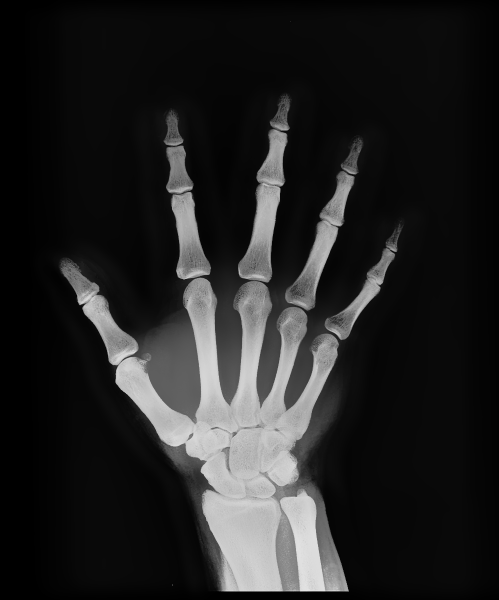
#> input picture examples/0 hand-x-raybilateral.png, 998 x 1200 px (shown at 1/2 size); its folder holds only this picture in this run
$ python -i enhanceLib.py   (imports and definitions only)   (older library calls are emulated)
#> lines starting #> are read from the running program, lines starting #| are printed output that depends on the picture; after the words box and inside, x2 and y2 are one past the last pixel; in counts of white or black regions, pixels touching at a corner belong together
# [19 lines left out: function findEnhancer, not called in this run]


##  Histogram Equalization ##

import numpy as np
from skimage import exposure as ex


# [19 lines left out: function he, not called in this run]


## Dynamic Histogram Equalization ##

import matplotlib
import scipy
import numpy as np


# [91 lines left out: functions build_is_hist, dhe, not called in this run]


## Ying2017 ##

import scipy
import numpy as np
import cv2
from PIL import Image
import math


def computeTextureWeights(fin, sigma, sharpness):
    dt0_v = np.vstack((np.diff(fin, n=1, axis=0), fin[0,:]-fin[-1,:]))
    dt0_h = np.vstack((np.diff(fin, n=1, axis=1).conj().T, fin[:,0].conj().T-fin[:,-1].conj().T)).conj().T

    gauker_h = scipy.signal.convolve2d(dt0_h, np.ones((1,sigma)), mode='same')
    gauker_v = scipy.signal.convolve2d(dt0_v, np.ones((sigma,1)), mode='same')

    W_h = 1/(np.abs(gauker_h)*np.abs(dt0_h)+sharpness)
    W_v = 1/(np.abs(gauker_v)*np.abs(dt0_v)+sharpness)

    return  W_h, W_v

def solveLinearEquation(IN, wx, wy, lamda):
    [r, c] = IN.shape
    k = r * c
    dx =  -lamda * wx.flatten('F')
    dy =  -lamda * wy.flatten('F')
    tempx = np.roll(wx, 1, axis=1)
    tempy = np.roll(wy, 1, axis=0)
    dxa = -lamda *tempx.flatten('F')
    dya = -lamda *tempy.flatten('F')
    tmp = wx[:,-1]
    tempx = np.concatenate((tmp[:,None], np.zeros((r,c-1))), axis=1)
    tmp = wy[-1,:]
    tempy = np.concatenate((tmp[None,:], np.zeros((r-1,c))), axis=0)
    dxd1 = -lamda * tempx.flatten('F')
    dyd1 = -lamda * tempy.flatten('F')

    wx[:,-1] = 0
    wy[-1,:] = 0
    dxd2 = -lamda * wx.flatten('F')
    dyd2 = -lamda * wy.flatten('F')

    Ax = scipy.sparse.spdiags(np.concatenate((dxd1[:,None], dxd2[:,None]), axis=1).T, np.array([-k+r,-r]), k, k)
    Ay = scipy.sparse.spdiags(np.concatenate((dyd1[None,:], dyd2[None,:]), axis=0), np.array([-r+1,-1]), k, k)
    D = 1 - ( dx + dy + dxa + dya)
    A = ((Ax+Ay) + (Ax+Ay).conj().T + scipy.sparse.spdiags(D, 0, k, k)).T

    tin = IN[:,:]
    tout = scipy.sparse.linalg.spsolve(A, tin.flatten('F'))
    OUT = np.reshape(tout, (r, c), order='F')

    return OUT


def tsmooth(img, lamda=0.01, sigma=3.0, sharpness=0.001):
    I = cv2.normalize(img.astype('float64'), None, 0.0, 1.0, cv2.NORM_MINMAX)
    x = np.copy(I)
    wx, wy = computeTextureWeights(x, sigma, sharpness)
    S = solveLinearEquation(I, wx, wy, lamda)
    return S

def rgb2gm(I):
    if (I.shape[2] == 3):
        I = cv2.normalize(I.astype('float64'), None, 0.0, 1.0, cv2.NORM_MINMAX)
        I = np.abs((I[:,:,0]*I[:,:,1]*I[:,:,2]))**(1/3)

    return I

def applyK(I, k, a=-0.3293, b=1.1258):
    f = lambda x: np.exp((1-x**a)*b)
    beta = f(k)
    gamma = k**a
    J = (I**gamma)*beta
    return J

def entropy(X):
    tmp = X * 255
    tmp[tmp > 255] = 255
    tmp[tmp<0] = 0
    tmp = tmp.astype(np.uint8)
    _, counts = np.unique(tmp, return_counts=True)
    pk = np.asarray(counts)
    pk = 1.0*pk / np.sum(pk, axis=0)
    S = -np.sum(pk * np.log2(pk), axis=0)
    return S

def maxEntropyEnhance(I, isBad, a=-0.3293, b=1.1258):
    # Esatimate k
    tmp = cv2.resize(I, (50,50), interpolation=cv2.INTER_AREA)
    tmp[tmp<0] = 0
    tmp = tmp.real
    Y = rgb2gm(tmp)

    isBad = isBad * 1
    isBad = np.array(Image.fromarray((isBad*255).astype(np.uint8)).resize((50,50), 3))

    isBad[isBad<0.5] = 0
    isBad[isBad>=0.5] = 1
    Y = Y[isBad==1]

    if Y.size == 0:
       J = I
       return J

    f = lambda k: -entropy(applyK(Y, k))
    opt_k = scipy.optimize.fminbound(f, 1, 7)

    # Apply k
    J = applyK(I, opt_k, a, b) - 0.01
    return J

## Bicubic interpol

# Interpolation kernel
# [63 lines left out: functions u, padding, bicubic, not called in this run]

def Ying_2017_CAIP(img, mu=0.5, a=-0.3293, b=1.1258):
    lamda = 0.5
    sigma = 5
    I = cv2.normalize(img.astype('float64'), None, 0.0, 1.0, cv2.NORM_MINMAX)

    # Weight matrix estimation
    t_b = np.max(I, axis=2)
    t_our = cv2.resize(tsmooth(np.array(Image.fromarray((t_b*255).astype(np.uint8)).resize((50, 50), 3)), lamda, sigma), (t_b.shape[1], t_b.shape[0]), interpolation=cv2.INTER_AREA)

    # Apply camera model with k(exposure ratio)
    isBad = t_our < 0.5
    J = maxEntropyEnhance(I, isBad)

    # W: Weight Matrix
    t = np.zeros((t_our.shape[0], t_our.shape[1], I.shape[2]))
    for i in range(I.shape[2]):
        t[:,:,i] = t_our
    W = t**mu

    I2 = I*W
    J2 = J*(1-W)

    result = I2 + J2
    result = result * 255
    result[result > 255] = 255
    result[result<0] = 0
    return result.astype(np.uint8)


## Gamma Correction ##

import cv2
import glob
import argparse
import numpy as np
from matplotlib import pyplot as plt
from scipy.linalg import fractional_matrix_power


# [35 lines left out: functions image_agcwd, process_bright, not called in this run]

def process_dimmed(img):
    agcwd = image_agcwd(img, a=0.75, truncated_cdf=True)
    return agcwd


# [24 lines left out: function iagc, not called in this run]


## Denoise codes from skimage module ##

from skimage import restoration


def denoTV(img1):
  return restoration.denoise_tv_chambolle(img1, weight=0.1, channel_axis=-1)

def denoBilat(img1):
  return restoration.denoise_bilateral(img1, sigma_color=0.05, sigma_spatial=15, channel_axis=-1)

def denoWavelet(img1):
  return restoration.denoise_wavelet(img1, mode="soft", rescale_sigma=True, channel_axis=-1)


## LIME ##

import numpy as np
import cv2
from scipy.spatial import distance
from scipy.ndimage.filters import convolve
from scipy.sparse import diags, csr_matrix
from scipy.sparse.linalg import spsolve

# project

# [184 lines left out: functions get_sparse_neighbor, create_spacial_affinity_kernel, compute_smoothness_weights, fuse_multi_exposure_images, refine_illumination_map_linear, correct_underexposure and 1 more, not called in this run]


##  Underwater Images Enhancement ##

from skimage.color import rgb2lab, lab2rgb
from skimage.color import rgb2hsv,hsv2rgb


# [74 lines left out: functions global_stretching, global_Stretching_ab, stretching, LABStretching, rghs, not called in this run]

>>> import cv2
>>> picture = cv2.imread('examples/0 hand-x-raybilateral.png')
#> picture is the input picture: shape (1200, 998, 3); mean B, G, R 35.5, 35.5, 35.5
>>> result = Ying_2017_CAIP(picture)
#> in solveLinearEquation, `dx =  -lamda * wx.flatten('F')`: dx = 2500 values, max -1.01 at index 1098, min -500 at index 0, mean -327
#> in solveLinearEquation, `dy =  -lamda * wy.flatten('F')`: dy = 2500 values, max -0.796 at index 1598, min -500 at index 0, mean -360.3
#> in solveLinearEquation, `dxa = -lamda *tempx.flatten('F')`: dxa = 2500 values, max -1.01 at index 1148, min -500 at index 50, mean -327
#> in solveLinearEquation, `dya = -lamda *tempy.flatten('F')`: dya = 2500 values, max -0.796 at index 1599, min -500 at index 0, mean -360.3
#> in solveLinearEquation, `tmp = wx[:,-1]`: tmp = 50 values, max 953.5 at index 0, min 687.2 at index 44, mean 813.7
#> in solveLinearEquation, `tmp = wy[-1,:]`: tmp = 50 values, max 1000 at index 0, min 3.54 at index 31, mean 696.4
#> in solveLinearEquation, `tempy = np.concatenate((tmp[None,:], np.zeros((r-1,c))), axis=0)`:
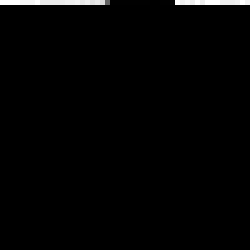
#> tempy: shape (50, 50) float64 (shown 5 times larger); min 0, max 1000, mean 13.9; drawn with min black and max white
#> in solveLinearEquation, `dxd1 = -lamda * tempx.flatten('F')`: dxd1 = 2500 values, max 0 at index 50, min -476.7 at index 0, mean -8.14
#> in solveLinearEquation, `dyd1 = -lamda * tempy.flatten('F')`: dyd1 = 2500 values, max 0 at index 1, min -500 at index 0, mean -6.96
#> in solveLinearEquation, `wx[:,-1] = 0`:
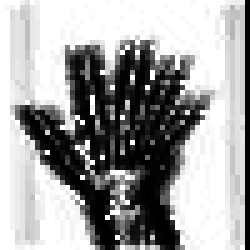
#> wx: shape (50, 50) float64 (shown 5 times larger); min 0, max 1000, mean 637.8; drawn with min black and max white
#> in solveLinearEquation, `wy[-1,:] = 0`:
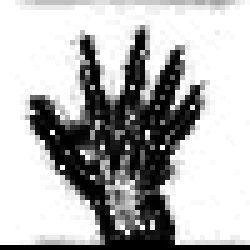
#> wy: shape (50, 50) float64 (shown 5 times larger); min 0, max 1000, mean 706.7; drawn with min black and max white
#> in solveLinearEquation, `dxd2 = -lamda * wx.flatten('F')`: dxd2 = 2500 values, max 0 at index 2450, min -500 at index 0, mean -318.9
#> in solveLinearEquation, `dyd2 = -lamda * wy.flatten('F')`: dyd2 = 2500 values, max 0 at index 49, min -500 at index 0, mean -353.4
#> in solveLinearEquation, `D = 1 - ( dx + dy + dxa + dya)`: D = 2500 values, max 2001 at index 50, min 7.44 at index 683, mean 1375.7
#> in solveLinearEquation, `tout = scipy.sparse.linalg.spsolve(A, tin.flatten('F'))`: tout = 2500 values, max 0.62 at index 1346, min 0.0706 at index 92, mean 0.155
#> in Ying_2017_CAIP, `isBad = t_our < 0.5`:
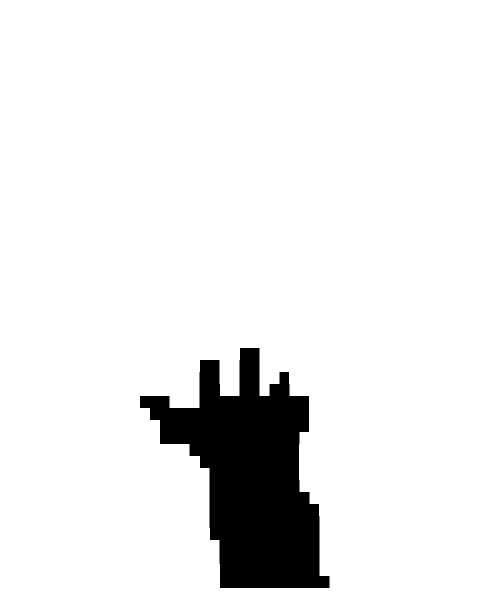
#> isBad: shape (1200, 998) bool (shown at 1/2 size); 92.1% white; 1 black region, box (x1, y1, x2, y2) and area: (280, 696, 659, 1176) 95112
#> in maxEntropyEnhance, `isBad[isBad>=0.5] = 1`:
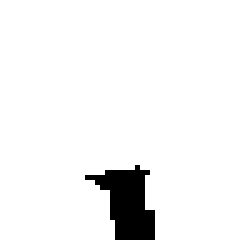
#> isBad: shape (50, 50) (shown 5 times larger); values 0 (black) and 1 (white), 95.2% white; 1 black region, box (x1, y1, x2, y2) and area: (17, 33, 31, 48) 119
#> in maxEntropyEnhance, `Y = Y[isBad==1]`: Y = 2381 values, max 0.99 at index 2220, min 0 at index 0, mean 0.126
#> in applyK, `J = (I**gamma)*beta`: J = 2381 values, max 1.43 at index 2220, min 0 at index 0, mean 0.283
#> in entropy, `tmp = X * 255`: tmp = 2381 values, max 365 at index 2220, min 0 at index 0, mean 72.22
#> in entropy, `tmp = tmp.astype(np.uint8)`: tmp = 2381 values, max 255 at index 577, min 0 at index 0, mean 68.2
#> in entropy, `_, counts = np.unique(tmp, return_counts=True)`: counts = 224 values, max 195 at index 42, min 1 at index 1, mean 10.63
#> in entropy, `pk = np.asarray(counts)`: pk has the same summary as counts
#> in entropy, `pk = 1.0*pk / np.sum(pk, axis=0)`: pk = 224 values, max 0.0819 at index 42, min 0.00042 at index 1, mean 0.00446
#> in entropy, `S = -np.sum(pk * np.log2(pk), axis=0)`: S = 5.92
#> in maxEntropyEnhance, `opt_k = scipy.optimize.fminbound(f, 1, 7)`: opt_k = 3.52
#> in Ying_2017_CAIP, `W = t**mu`:
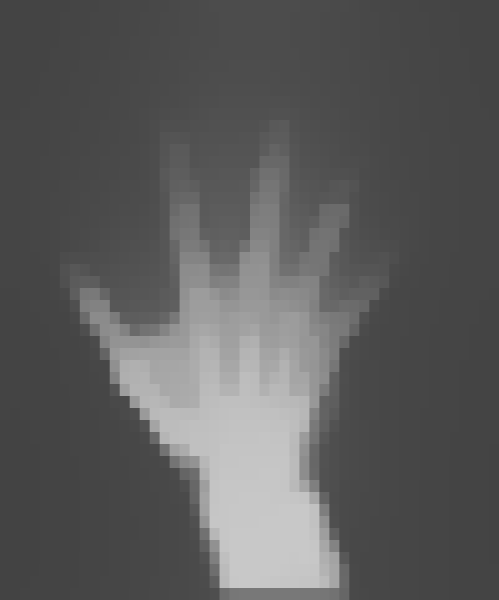
#> W: shape (1200, 998, 3) float64 (shown at 1/2 size); min 0.266, max 0.787, mean 0.363
#> in Ying_2017_CAIP, `result[result > 255] = 255`:
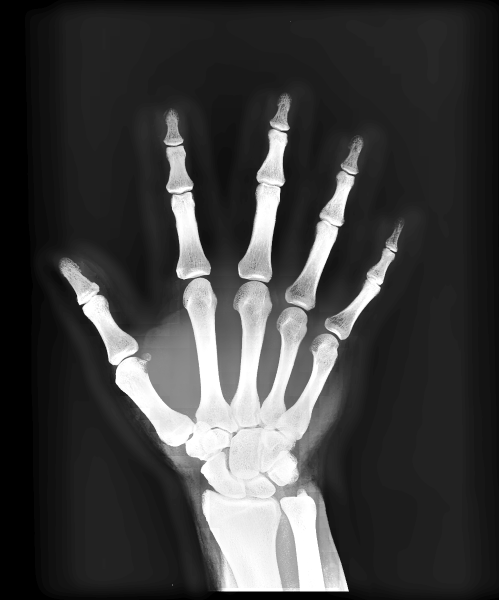
#> result: shape (1200, 998, 3) float64 (shown at 1/2 size); mean B, G, R 60.8, 60.8, 60.8; drawn with min black and max white
